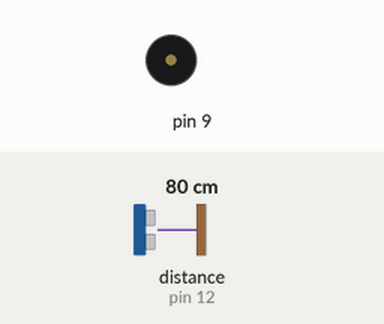
Simulated run of this sketch. Board: Arduino Uno, built with avr-gcc and run on an emulated ATmega328P. Parts: buzzer (waves = sounding). Wiring (inferred from the names in the program): ultrasonic range finder: trigger pin 13; echo pin 12. The test bench sets the inputs (shaded band); at power-on: distance to the obstacle (sensor on pin 12) 80 cm. The echo pulse lasts 58.3 µs per cm.

Above: at 1.2 s.
1.3 s: distance to the obstacle (sensor on pin 12) set to 12 cm
2.8 s: distance to the obstacle (sensor on pin 12) set to 9 cm
At 3.8 s:
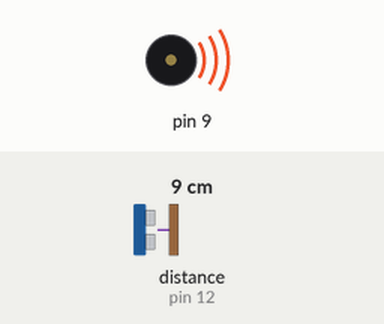
4.3 s: distance to the obstacle (sensor on pin 12) set to 18 cm
At 5.0 s:
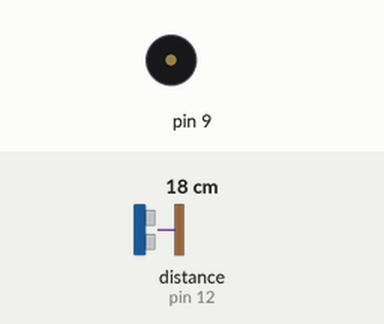
5.8 s: distance to the obstacle (sensor on pin 12) set to 2 cm
At 7.2 s:
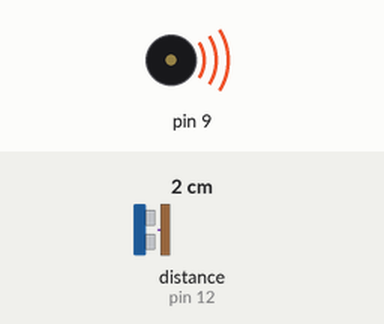
Timing chart, 0 to 8.3 s (numbered marks = the images above; inputs shaded):
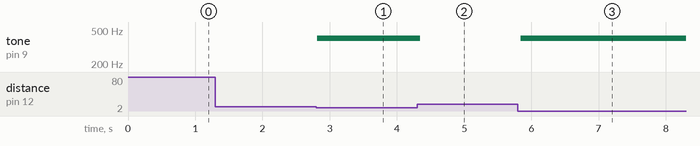

Measured:
- the behaviour switches between 11 and 10 cm on distance to the obstacle (sensor on pin 12) (found by bisection; images 0 and 1)
- after the input at 1.3 s, every drawn part: stays the same
- after the input at 2.8 s, tone on pin 9: silent → 400 Hz at once
- after the input at 4.3 s, tone on pin 9: 400 Hz → silent after 0.05 s
- after the input at 5.8 s, tone on pin 9: silent → 400 Hz at once

The sketch:

sketch_may24a.ino
```cpp
/*
How to use Ultrasonic sensor with a buzzer

*/
#define trigPin 13
#define echoPin 12
void setup() {
Serial.begin (9600);
pinMode(trigPin, OUTPUT);
pinMode(echoPin, INPUT);
}

void loop() {
long duration, distance;
digitalWrite(trigPin, LOW);
delayMicroseconds(2);
digitalWrite(trigPin, HIGH);
delayMicroseconds(10);
digitalWrite(trigPin, LOW);
duration = pulseIn(echoPin, HIGH);
distance = (duration/2) / 29.1;
if (distance <= 10){
tone(9,400,100);
}
else {
noTone(9);
}
delay(50);
}
```
